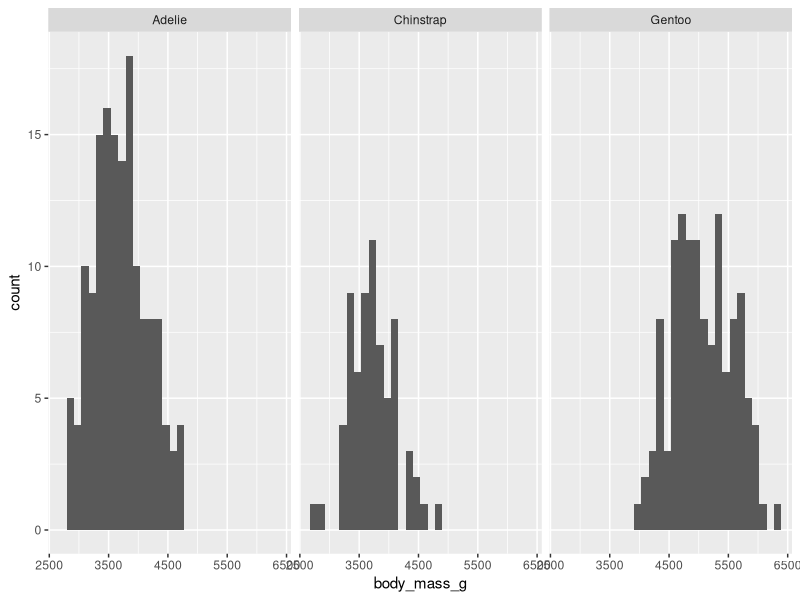

The R script that drew this image:
## ---- chunk 1
knitr::opts_chunk$set(echo = TRUE)
library(tidyverse)
library(palmerpenguins)
## ---- chunk 2
ggplot(penguins,aes(x = body_mass_g)) +
  geom_histogram() +
  facet_wrap(~species)
